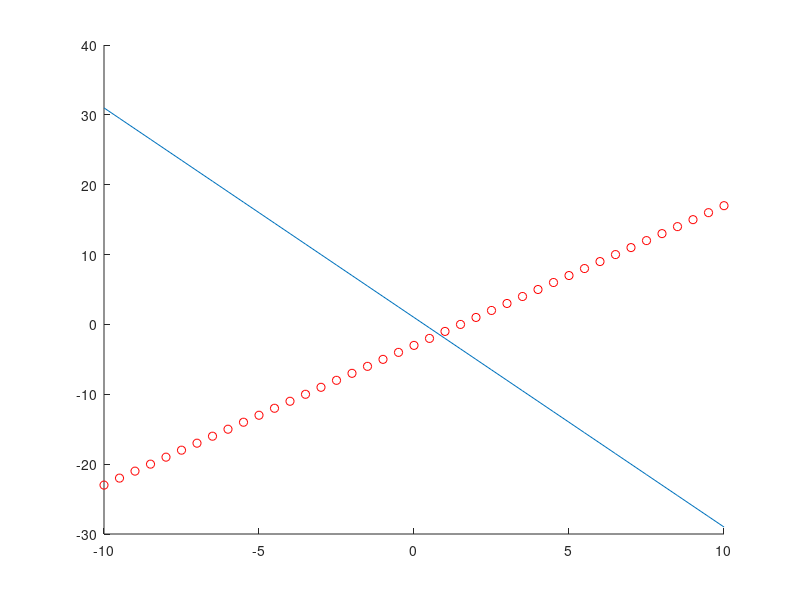

Write the MATLAB code that produced this figure.

hold on;            % Keeps all data on he plot
    % Plotting individual points
for x = -10:0.5:10
    y = 2*x -3;
    plot(x,y, '-or');
end
    % Plotting a line of points
x1 = [-10:0.5:10]
y1 = -3.*x1+1
plot(x1,y1);